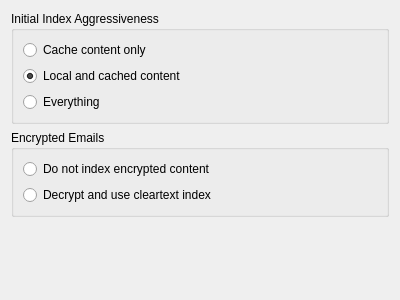
<?xml version="1.0" encoding="UTF-8"?>
<ui version="4.0">
 <class>ConfigDialog</class>
 <widget class="QWidget" name="ConfigDialog">
  <property name="geometry">
   <rect>
    <x>0</x>
    <y>0</y>
    <width>400</width>
    <height>300</height>
   </rect>
  </property>
  <layout class="QVBoxLayout" name="verticalLayout_3">
   <item>
    <widget class="KButtonGroup" name="kcfg_IndexAggressiveness">
     <property name="title">
      <string>Initial Index Aggressiveness</string>
     </property>
     <layout class="QVBoxLayout" name="verticalLayout_4">
      <item>
       <widget class="QRadioButton" name="cachedOnly">
        <property name="text">
         <string>Cache content only</string>
        </property>
       </widget>
      </item>
      <item>
       <widget class="QRadioButton" name="localAndCached">
        <property name="text">
         <string>Local and cached content</string>
        </property>
        <property name="checked">
         <bool>true</bool>
        </property>
       </widget>
      </item>
      <item>
       <widget class="QRadioButton" name="everything">
        <property name="text">
         <string>Everything</string>
        </property>
       </widget>
      </item>
     </layout>
    </widget>
   </item>
   <item>
    <widget class="KButtonGroup" name="kcfg_IndexEncryptedContent">
     <property name="title">
      <string>Encrypted Emails</string>
     </property>
     <property name="current" stdset="0">
      <number>0</number>
     </property>
     <layout class="QVBoxLayout" name="verticalLayout">
      <item>
       <widget class="QRadioButton" name="noIndexing">
        <property name="text">
         <string>Do not index encrypted content</string>
        </property>
       </widget>
      </item>
      <item>
       <widget class="QRadioButton" name="cleartextIndex">
        <property name="text">
         <string>Decrypt and use cleartext index</string>
        </property>
       </widget>
      </item>
     </layout>
    </widget>
   </item>
   <item>
    <spacer name="verticalSpacer">
     <property name="orientation">
      <enum>Qt::Vertical</enum>
     </property>
     <property name="sizeHint" stdset="0">
      <size>
       <width>20</width>
       <height>172</height>
      </size>
     </property>
    </spacer>
   </item>
  </layout>
 </widget>
 <customwidgets>
  <customwidget>
   <class>KButtonGroup</class>
   <extends>QGroupBox</extends>
   <header>kbuttongroup.h</header>
   <container>1</container>
  </customwidget>
 </customwidgets>
 <resources/>
 <connections/>
</ui>
